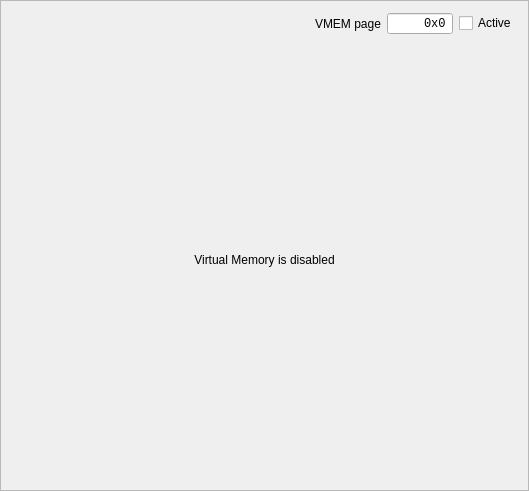
<?xml version="1.0" encoding="UTF-8"?>
<ui version="4.0">
 <class>PageList</class>
 <widget class="QFrame" name="PageList">
  <property name="geometry">
   <rect>
    <x>0</x>
    <y>0</y>
    <width>529</width>
    <height>491</height>
   </rect>
  </property>
  <property name="windowTitle">
   <string>Frame</string>
  </property>
  <property name="frameShape">
   <enum>QFrame::StyledPanel</enum>
  </property>
  <property name="frameShadow">
   <enum>QFrame::Raised</enum>
  </property>
  <layout class="QVBoxLayout" name="verticalLayout">
   <item>
    <layout class="QHBoxLayout" name="horizontalLayout">
     <item>
      <spacer name="horizontalSpacer">
       <property name="orientation">
        <enum>Qt::Horizontal</enum>
       </property>
       <property name="sizeHint" stdset="0">
        <size>
         <width>40</width>
         <height>20</height>
        </size>
       </property>
      </spacer>
     </item>
     <item>
      <widget class="QLabel" name="label">
       <property name="text">
        <string>VMEM page</string>
       </property>
      </widget>
     </item>
     <item>
      <widget class="QSpinBox" name="vmem_page">
       <property name="font">
        <font>
         <family>Monospace</family>
        </font>
       </property>
       <property name="alignment">
        <set>Qt::AlignRight|Qt::AlignTrailing|Qt::AlignVCenter</set>
       </property>
       <property name="buttonSymbols">
        <enum>QAbstractSpinBox::NoButtons</enum>
       </property>
       <property name="suffix">
        <string/>
       </property>
       <property name="prefix">
        <string>0x</string>
       </property>
       <property name="maximum">
        <number>4194303</number>
       </property>
       <property name="displayIntegerBase">
        <number>16</number>
       </property>
      </widget>
     </item>
     <item>
      <widget class="QCheckBox" name="vmem_active">
       <property name="text">
        <string>Active</string>
       </property>
      </widget>
     </item>
    </layout>
   </item>
   <item>
    <widget class="QStackedWidget" name="stackedWidget">
     <property name="currentIndex">
      <number>0</number>
     </property>
     <widget class="QWidget" name="page">
      <layout class="QVBoxLayout" name="verticalLayout_2">
       <item>
        <widget class="QLabel" name="label_4">
         <property name="text">
          <string>Virtual Memory is disabled</string>
         </property>
         <property name="alignment">
          <set>Qt::AlignCenter</set>
         </property>
        </widget>
       </item>
      </layout>
     </widget>
     <widget class="QWidget" name="page_2">
      <layout class="QVBoxLayout" name="verticalLayout_4">
       <item>
        <layout class="QGridLayout" name="gridLayout">
         <item row="0" column="0">
          <widget class="QLabel" name="label_2">
           <property name="text">
            <string>Page Directory</string>
           </property>
          </widget>
         </item>
         <item row="0" column="1">
          <widget class="QLabel" name="label_3">
           <property name="text">
            <string>Page table</string>
           </property>
          </widget>
         </item>
         <item row="1" column="0">
          <widget class="QTableView" name="directory">
           <property name="font">
            <font>
             <family>Monospace</family>
            </font>
           </property>
           <property name="sizeAdjustPolicy">
            <enum>QAbstractScrollArea::AdjustToContents</enum>
           </property>
           <property name="selectionMode">
            <enum>QAbstractItemView::SingleSelection</enum>
           </property>
          </widget>
         </item>
         <item row="1" column="1">
          <widget class="QTableView" name="table">
           <property name="font">
            <font>
             <family>Monospace</family>
            </font>
           </property>
           <property name="sizeAdjustPolicy">
            <enum>QAbstractScrollArea::AdjustToContents</enum>
           </property>
           <property name="selectionMode">
            <enum>QAbstractItemView::SingleSelection</enum>
           </property>
          </widget>
         </item>
        </layout>
       </item>
       <item>
        <widget class="QGroupBox" name="groupBox">
         <property name="title">
          <string>Translate address</string>
         </property>
         <layout class="QVBoxLayout" name="verticalLayout_3">
          <item>
           <layout class="QHBoxLayout" name="horizontalLayout_2">
            <item>
             <widget class="QLabel" name="label_5">
              <property name="text">
               <string>Logical</string>
              </property>
             </widget>
            </item>
            <item>
             <widget class="QLineEdit" name="translate_logical">
              <property name="sizePolicy">
               <sizepolicy hsizetype="Minimum" vsizetype="Fixed">
                <horstretch>0</horstretch>
                <verstretch>0</verstretch>
               </sizepolicy>
              </property>
              <property name="font">
               <font>
                <family>Monospace</family>
               </font>
              </property>
              <property name="inputMethodHints">
               <set>Qt::ImhNoPredictiveText|Qt::ImhPreferUppercase</set>
              </property>
              <property name="inputMask">
               <string/>
              </property>
              <property name="maxLength">
               <number>8</number>
              </property>
              <property name="placeholderText">
               <string>(hex)</string>
              </property>
              <property name="clearButtonEnabled">
               <bool>false</bool>
              </property>
             </widget>
            </item>
            <item>
             <widget class="QLabel" name="label_6">
              <property name="text">
               <string>-&gt; Physical</string>
              </property>
             </widget>
            </item>
            <item>
             <widget class="QLineEdit" name="translate_physical">
              <property name="sizePolicy">
               <sizepolicy hsizetype="Minimum" vsizetype="Fixed">
                <horstretch>0</horstretch>
                <verstretch>0</verstretch>
               </sizepolicy>
              </property>
              <property name="font">
               <font>
                <family>Monospace</family>
               </font>
              </property>
              <property name="readOnly">
               <bool>true</bool>
              </property>
             </widget>
            </item>
            <item>
             <spacer name="horizontalSpacer_2">
              <property name="orientation">
               <enum>Qt::Horizontal</enum>
              </property>
              <property name="sizeHint" stdset="0">
               <size>
                <width>40</width>
                <height>20</height>
               </size>
              </property>
             </spacer>
            </item>
           </layout>
          </item>
          <item>
           <layout class="QHBoxLayout" name="horizontalLayout_3">
            <item>
             <widget class="QCheckBox" name="supervisor">
              <property name="enabled">
               <bool>true</bool>
              </property>
              <property name="text">
               <string>Supervisor</string>
              </property>
              <property name="tristate">
               <bool>true</bool>
              </property>
             </widget>
            </item>
            <item>
             <widget class="QCheckBox" name="unwritable">
              <property name="enabled">
               <bool>true</bool>
              </property>
              <property name="text">
               <string>Unwritable</string>
              </property>
              <property name="tristate">
               <bool>true</bool>
              </property>
             </widget>
            </item>
            <item>
             <widget class="QCheckBox" name="unexecutable">
              <property name="enabled">
               <bool>true</bool>
              </property>
              <property name="text">
               <string>Unexecutable</string>
              </property>
              <property name="tristate">
               <bool>true</bool>
              </property>
             </widget>
            </item>
            <item>
             <spacer name="horizontalSpacer_3">
              <property name="orientation">
               <enum>Qt::Horizontal</enum>
              </property>
              <property name="sizeHint" stdset="0">
               <size>
                <width>40</width>
                <height>20</height>
               </size>
              </property>
             </spacer>
            </item>
           </layout>
          </item>
         </layout>
        </widget>
       </item>
      </layout>
     </widget>
    </widget>
   </item>
  </layout>
 </widget>
 <resources/>
 <connections/>
</ui>
